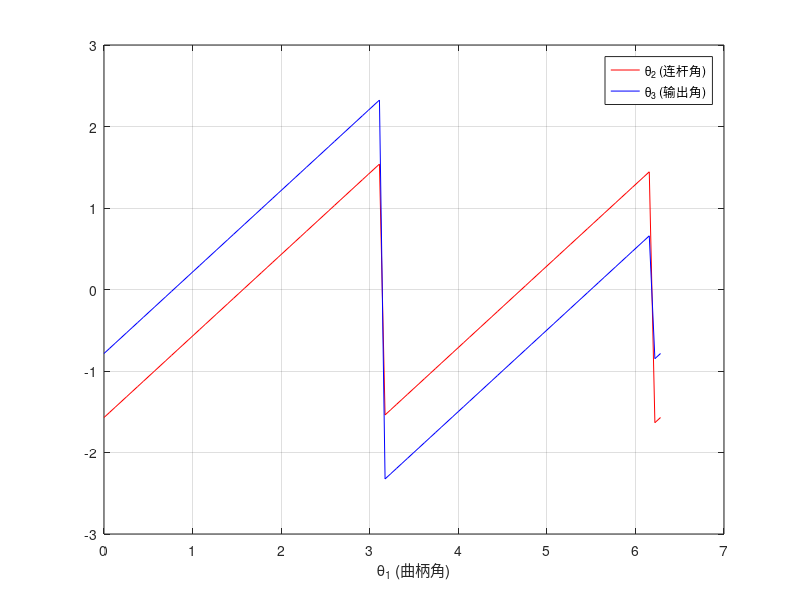

Here is the MATLAB script that generated this plot:
% a = 1 + 2i;
% b = 3 + 4i;
% c = a + b;
% d = a / b;
%  disp(c);
%  disp(d);

% a = 2;
% b = 2;
% c = 2*sqrt(2);
% syms theta1 real;
% syms theta2 real;
% syms theta3 real;

% eq = c*exp(1i*theta3) == a*exp(1i*theta1) + b*exp(1i*theta2);

% eq_r = real(eq);
% eq_i = imag(eq);

% % 求解方程组
% solution = solve([eq_r, eq_i ,  theta1 == pi/4], [theta1, theta2, theta3], 'Real', true);

% disp('theta2 = '); disp(double(solution.theta2))
% disp('theta3 = '); disp(double(solution.theta3))

% a = 2; b = 2; c = 2*sqrt(2);
% syms theta1 theta2 theta3 real

% % 复数向量方程
% eq = c*exp(1i*theta3) == a*exp(1i*theta1) + b*exp(1i*theta2);

% % 分离实部虚部
% eq_real = real(eq) == 0;
% eq_imag = imag(eq) == 0;

% % 添加驱动约束：theta1为已知输入（例如pi/4）
% theta1_val = pi/4;  
% constraint = [eq_real, eq_imag, theta1 == theta1_val];

% % 求解剩余两个角度
% solution = solve(constraint, [theta2, theta3], 'Real', true);
% disp('theta2 = '); disp(double(solution.theta2))
% disp('theta3 = '); disp(double(solution.theta3))

a = 2; b = 2; c = 2*sqrt(2);
theta1_val = linspace(0, 2*pi, 100); % 曲柄旋转一周

for i = 1:length(theta1_val)
    % 解非线性方程组
    fun = @(x) [
        a*cos(theta1_val(i)) + b*cos(x(1)) - c*cos(x(2));
        a*sin(theta1_val(i)) + b*sin(x(1)) - c*sin(x(2))
    ];
    
    % 初始值[0,0], 求解theta2和theta3
    x0 = [0, 0];
    options = optimset('Display','off');
    sol = fsolve(fun, x0, options);
    
    theta2(i) = sol(1);
    theta3(i) = sol(2);
end

% 可视化
plot(theta1_val, theta2, 'r', theta1_val, theta3, 'b');
legend('\theta_2 (连杆角)', '\theta_3 (输出角)');
xlabel('\theta_1 (曲柄角)');
grid on